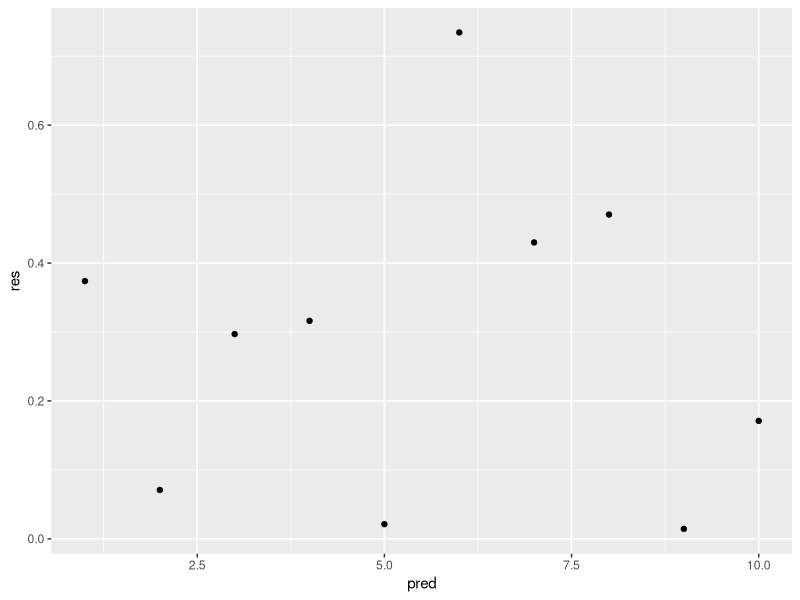

Source code (R):
## ---- chunk 1
# Don't forget to start with comments!
# Preliminaries
library(ggplot2)

pred <- 1:10 #Vector of 10 integers
res <- runif(10) # Random Uniform Values

# Print the random numbers
print(res)

#plot the graph
qplot(x=pred,y=res)
